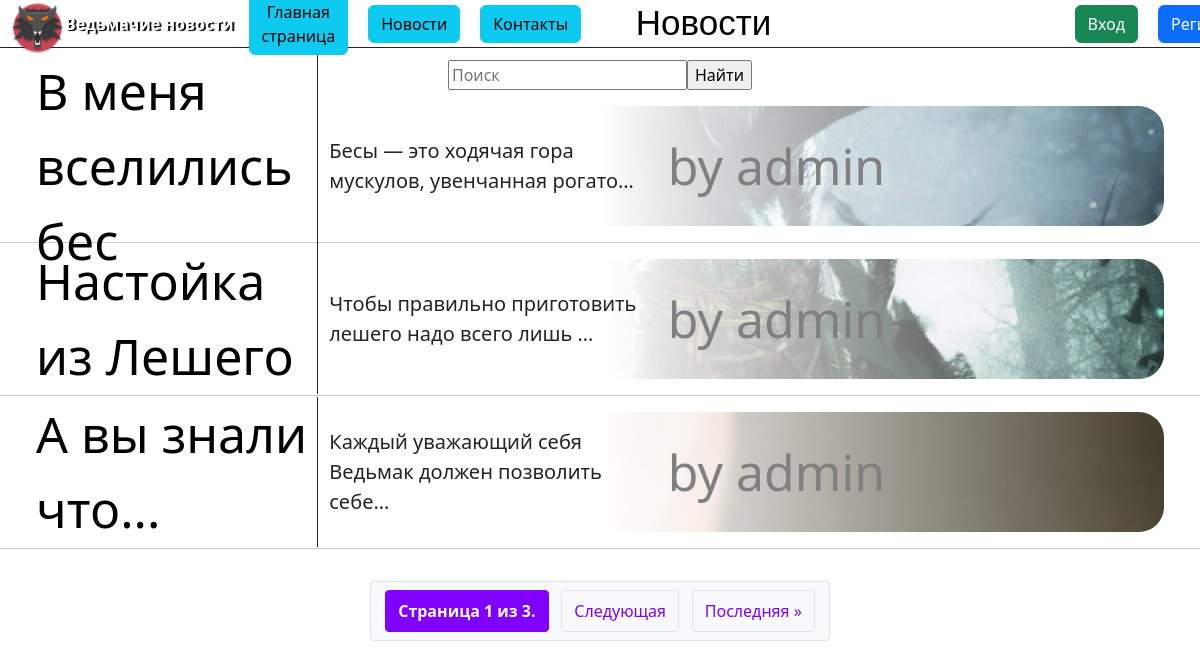
Page /news on the committed database.
### blog/models.py (models this page shows, shortened)
class Blog(models.Model):
    title = models.CharField(max_length=200, verbose_name="Заголовок")
    content = models.TextField(verbose_name="Содержание")
    date_published = models.DateTimeField(default=timezone.now, verbose_name="Дата публикации")
    image = models.ImageField(upload_to="images/", verbose_name="Изображение")
    author = models.ForeignKey(User, on_delete=models.CASCADE, verbose_name="Автор", null=True, blank=True)
    def get_absolute_url(self):
        return reverse(viewname="blog:blog_detail", kwargs={"pk": self.pk})
    class Meta:
        verbose_name = "Новость"
        verbose_name_plural = "Новости"

### blog/views.py (the view)
# urls.py: path("news", views.news, name="news"),
def news(request):
    blogs = Blog.objects.all()
    search = request.GET.get("search")
    if search:
        blogs = blogs.filter(title__icontains=search)
    paginator = Paginator(blogs, per_page=3)
    page_number = request.GET.get("page")
    page_obj = paginator.get_page(page_number)
    title = "Новости"
    return render(request, template_name='blog/blog_list.html', context={"page_obj": page_obj, "title": title})

### blog/templates/blog/blog_list.html (shortened to what this page needs)
{% extends 'blog/layout1.html' %}
{% load static %}
{% block static %}
<link rel="stylesheet" href="{% static 'blog/css/blog_list.css' %}">
{% endblock %}
{% block content %}
    <form method="GET">
        <input type="text" name="search" placeholder="Поиск">
        <input type="submit" value="Найти">
    </form>
    <div class="list">
        {% for blog in page_obj %}
        <div class="blog"
        style="
            background-image: linear-gradient(90deg, white, white, transparent),
            url({{ blog.image.url }});
            background-position: right;">
            <div class="content">
                <a href="{{ blog.get_absolute_url }}"> {{blog.title}} </a>
            </div>
            <div class="blog_info">
                <a>{{ blog.content | truncatechars:52}}</a>
            </div>
             <a style="color: gray">by {{ blog.author }}</a>
        </div>
        <hr>
        {% endfor %}
    </div>
    <div class="pagination">
        <span class="step-links">
            <span class="current">
                Страница {{ page_obj.number }} из {{ page_obj.paginator.num_pages }}.
            </span>
            {% if page_obj.has_next %}
                <a href="?page={{ page_obj.next_page_number }}">Следующая</a>
                <a href="?page={{ page_obj.paginator.num_pages }}">Последняя »</a>
            {% endif %}
        </span>
    </div>
{% endblock %}

### static/blog/css/blog_list.css (style rules this page uses)
.list { width: 100% }
.blog { display: flex; width: 94%; height: 15%; flex-direction: row; align-items: center; border-radius: 25px; margin: 1% 0 0 3%; }
.blog a { color: black; text-decoration: none; font-size: 50; margin-right: 10px; }
.content { width: 25%; border-right: 1px solid; margin-right: 1%; }
.blog_info { width: 30%; align-items: flex-end }
.blog_info a { font-size: 20; }
form { margin-top: 1%; display: flex; align-items: center; justify-content: center; }
.pagination { display: flex; justify-content: center; padding: 1em; }
.pagination .step-links { display: flex; gap: 0.5em; }
.pagination a, .pagination span { color: #7f00ff; text-decoration: none; padding: 0.5em 0.75em; border: 1px solid #dee2e6; border-radius: 0.25em; background-color: #f8f9fa; margin: 0 0.15em; }
.pagination .current { font-weight: bold; background-color: #7f00ff; color: white; border: 1px solid #7f00ff; }

### rows in the picture
Blog: image (picture), title "В меня вселились бес", content "Бесы — это ходячая гора мускулов, увенчанная рогато…", author "admin"
Blog: image (picture), title "Настойка из Лешего", content "Чтобы правильно приготовить лешего надо всего лишь …", author "admin"
Blog: image (picture), title "А вы знали что...", content "Каждый уважающий себя Ведьмак должен позволить себе…", author "admin"

### other values in the picture
{{ title }} "Новости"
{{ page_obj.number }} "1"
{{ page_obj.paginator.num_pages }} "3"
